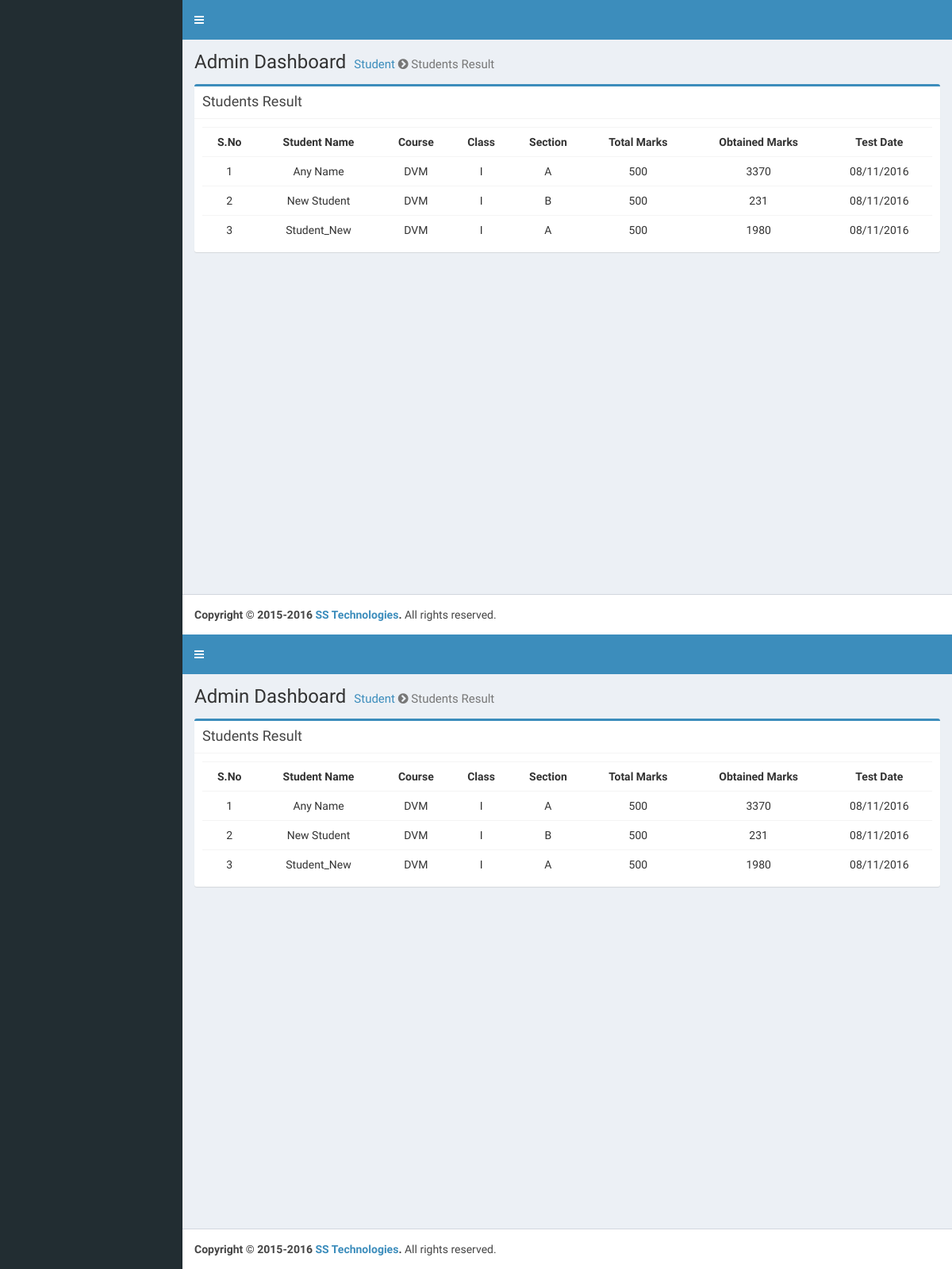
/index.php/examination/exam_result, run on the app's committed database.
### tables this page shows
CREATE TABLE `exam_result` (
  `e_r_id` int(11) NOT NULL,
  `marks_obt` int(11) NOT NULL,
  `subject_id` int(11) NOT NULL,
  `student_id` int(11) NOT NULL,
  `course_id` int(11) NOT NULL,
  `class_course_id` int(11) NOT NULL,
  `class_section_name` varchar(100) NOT NULL,
  `test_id` int(11) NOT NULL
);

CREATE TABLE `student` (
  `student_id` int(11) NOT NULL,
  `student_name` varchar(100) NOT NULL,
  `std_father_name` varchar(100) NOT NULL,
  `student_address` varchar(100) NOT NULL,
  `student_phone` varchar(20) NOT NULL,
  `student_cnic` varchar(20) NOT NULL,
  `student_created_date` varchar(20) NOT NULL,
  `student_created_time` varchar(20) NOT NULL,
  `student_month` varchar(20) NOT NULL,
  `student_year` varchar(20) NOT NULL,
  `student_updated_date` varchar(20) NOT NULL,
  `student_updated_time` varchar(20) NOT NULL,
  `student_status` int(1) NOT NULL DEFAULT '1'
);

CREATE TABLE `course` (
  `co_id` bigint(20) NOT NULL,
  `co_name` varchar(50) NOT NULL,
  `created_date` varchar(100) NOT NULL,
  `created_time` varchar(100) NOT NULL,
  `updated_date` varchar(100) NOT NULL,
  `updated_time` varchar(100) NOT NULL
);

CREATE TABLE `class_course` (
  `class_course_id` int(11) NOT NULL,
  `class_course_name` varchar(255) NOT NULL,
  `updated_date` varchar(20) NOT NULL,
  `updated_time` varchar(20) NOT NULL
);

CREATE TABLE `exam` (
  `e_id` int(11) NOT NULL,
  `field_study` varchar(100) NOT NULL,
  `exam_type` varchar(100) NOT NULL,
  `class_course_id` int(11) NOT NULL,
  `class_section_name` varchar(100) NOT NULL,
  `exam_date` varchar(100) NOT NULL,
  `exam_month` varchar(100) NOT NULL,
  `exam_marks` int(11) NOT NULL
);

### application/controllers/Examination.php (called while the page is built, shortened)
<?php
class Examination extends CI_Controller{
    public function exam_result(){
        $this->test_m->exam_result_p();
        $this->test_report_v();
    }
    public function test_report_v(){
        $data['result'] = $this->test_m->test_report_m();
        $this->load->view('include/header');
        $this->load->view('include/sidebar');
        $this->load->view('examination_view/test_report',$data);
        $this->load->view('include/footer');
    }
}
?>

### index.php (called while the page is built, shortened)
<?php
require_once BASEPATH.'core/CodeIgniter.php';

### application/models/test_m.php (called while the page is built, shortened)
<?php
class Test_m extends CI_Model{
    public function test_report_m(){
        $this->db->select('* ,SUM(marks_obt) AS marks_obt', FALSE);
        $this->db->group_by("student.student_id");
        $this->db->from('exam_result');
        $this->db->join('subject', 'subject.su_id = exam_result.subject_id');
        $this->db->join('student','student.student_id=exam_result.student_id');
        $this->db->join('course', 'course.co_id = exam_result.course_id');
        $this->db->join('class_course', 'class_course.class_course_id = exam_result.class_course_id');
        $this->db->join('exam', 'exam.e_id = exam_result.test_id');
        $success =$this->db->get();
        $success_result = $success->result_array();
        return $success_result;
    }
}
?>

### application/views/examination_view/test_report.php (the view, shortened to what this page needs)
<div class="content-wrapper">
    <section class="content-header">
        <h1>
            Admin Dashboard
            <small><a href="<?= site_url() ?>student/">Student</a>
                <i class="fa fa-chevron-circle-right" aria-hidden="true"></i>
                Students Result
            </small>
        </h1>
    </section>
    <section class="content">
        <div class="row">
            <div class="col-md-12">
                <div class="box box-primary">
                    <div class="box-header with-border">
                        <h3 class="box-title">Students Result</h3>
                    </div>
                    <div class="box-body">
                        <table class="table">
                            <th>S.No</th>
                            <th>Student Name</th>
                            <th>Course</th>
                            <th>Class</th>
                            <th>Section</th>
                            <th>Total Marks</th>
                            <th>Obtained Marks</th>
                            <th>Test Date</th>
                            <?php
                            $counter = 1;
                            foreach($result as $results)
                            {
                            ?>
                            <tr>
                                <td><?=$counter;?></td>
                                <td><?=$results['student_name'];?></td>
                                <td><?=$results['co_name'];?></td>
                                <td><?=$results['class_course_name'];?></td>
                                <td><?=$results['class_section_name'];?></td>
                                <td><?=$results['exam_marks'];?></td>
                                <td><?=$results['marks_obt'];?></td>
                                <td><?=$results['exam_date'];?></td>
                            </tr>
                            <?php $counter++; } ?>
                        </table>
                    </div>
                </div>
            </div>
        </div>
    </section>
</div>

### application/views/examination_view/test_report.php (style rules this page uses)
td, th { text-align: center; }

### data on the page
exam_result: student.student_name "Any Name", course.co_name "DVM", class_course.class_course_name "I", exam.class_section_name "A", exam.exam_marks "500", marks_obt "3370", exam.exam_date "08/11/2016"
exam_result: student.student_name "New Student", course.co_name "DVM", class_course.class_course_name "I", exam.class_section_name "B", exam.exam_marks "500", marks_obt "231", exam.exam_date "08/11/2016"
exam_result: student.student_name "Student_New", course.co_name "DVM", class_course.class_course_name "I", exam.class_section_name "A", exam.exam_marks "500", marks_obt "1980", exam.exam_date "08/11/2016"
